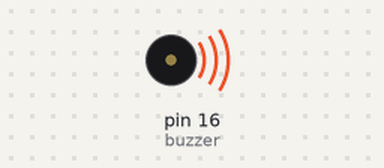
Bench run of a program on a simulated Raspberry Pi (header pin numbers). On the bench: buzzer (waves = sounding, pin HIGH). At 0.5 s the program stops and its outputs stay as they are.

Above: at 0.1 s.
Timing chart, 0 to 1.8 s (numbered marks = the images above):
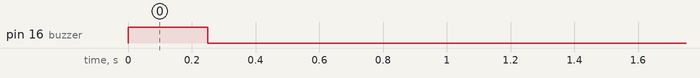

The program:

buzz.py
```python
#Libraries
import RPi.GPIO as GPIO
from time import sleep
#Disable warnings (optional)
GPIO.setwarnings(False)
#Select GPIO mode
GPIO.setmode(GPIO.BOARD)
#Set buzzer - pin 23 as output
buzzer=16
GPIO.setup(buzzer,GPIO.OUT)
#Run forever loop
a=0
while a<1:
    GPIO.output(buzzer,GPIO.HIGH)
    sleep(0.25) # Delay in seconds
    GPIO.output(buzzer,GPIO.LOW)
    sleep(0.25)
    a+=1
GPIO.cleanup()
```
